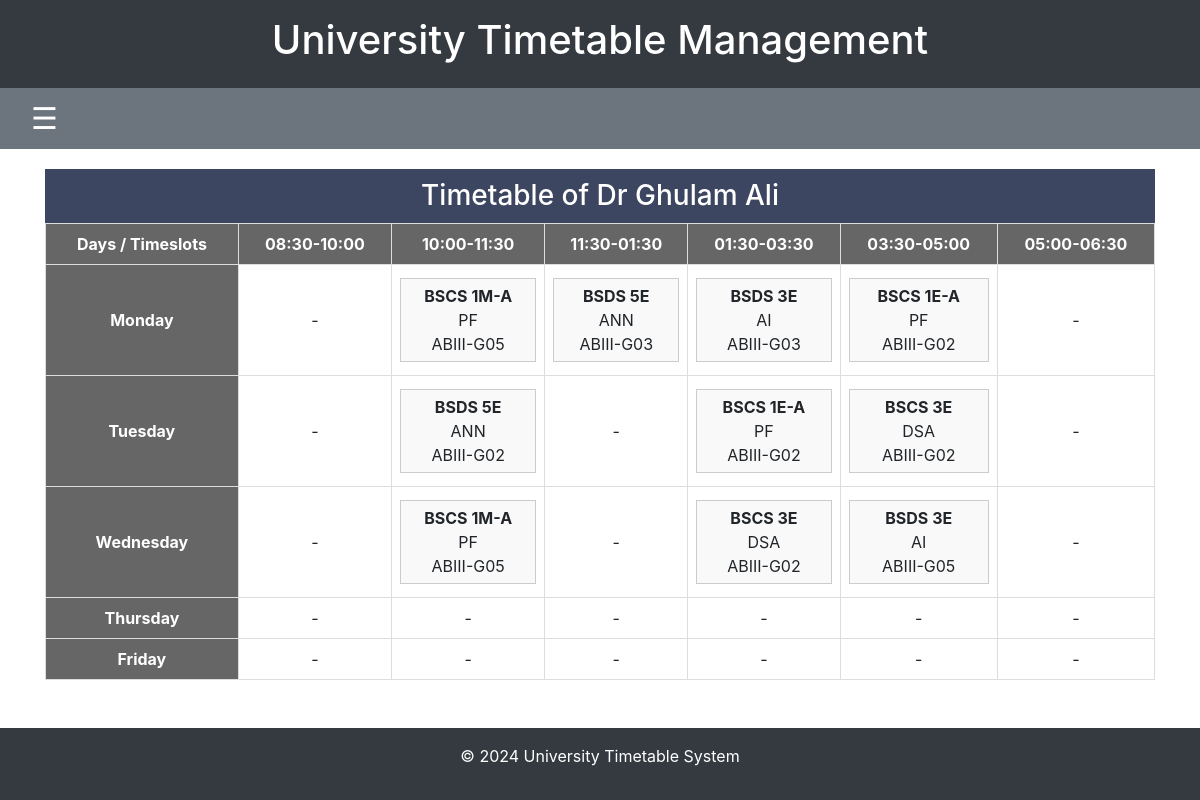
Page /teacher/timetable/2/ on the committed database.
### timetable/models.py (models this page shows, shortened)
class Teacher(models.Model):
    name = models.CharField(max_length=100)
    phone_number = models.CharField(max_length=12, null=True, blank=True)  # Phone number can be null
    gmail = models.EmailField(null=True, blank=True)  # Gmail field is optional

class Timeslot(models.Model):
    slot = models.CharField(max_length=20)
    category = models.CharField(max_length=20, null=True, blank=True)
    shift = models.ForeignKey(Shift, on_delete=models.CASCADE)  # New shift field

class Day(models.Model):
    name = models.CharField(max_length=10)

class Course(models.Model):
    course_code = models.CharField(max_length=20)
    short_name = models.CharField(max_length=100)
    full_name = models.CharField(max_length=200)
    credit_hours = models.CharField(max_length=200)
    lab_crh = models.IntegerField(default=0)  # New field for lab credit hours
    pre_req = models.CharField(max_length=200, blank=True, null=True)  # New field for prerequisites
    category = models.CharField(max_length=100)

class Room(models.Model):
    name = models.CharField(max_length=10)

### timetable/views.py (the view)
# urls.py: path('teacher/timetable/<int:teacher_id>/', views.teacher_timetable_view, name='teacher_timetable'),
def teacher_timetable_view(request, teacher_id):
    selected_teacher = Teacher.objects.get(id=teacher_id)
    days = Day.objects.all()
    timeslots = Timeslot.objects.all()
    timetable_data = []
    for day in days:
        day_row = {'day': day.name, 'slots': []}
        for timeslot in timeslots:
            schedules = Schedule.objects.filter(course_assignment__teacher_id=teacher_id, day=day, timeslot=timeslot)
            if schedules.exists():
                schedule_info = []
                for schedule in schedules:
                    course_name = schedule.course_assignment.course.short_name
                    if schedule.course_assignment.type == 'Lab':
                        course_name += " LAB"
                    schedule_info.append({
                        'room_name': schedule.room.name,
                        'course_name': course_name,
                        'class_name': f"{schedule.course_assignment.class_assigned.name} {schedule.course_assignment.class_assigned.semester.name}{schedule.course_assignment.class_assigned.section}"
                    })
                day_row['slots'].append(schedule_info)
            else:
                day_row['slots'].append([])  # Empty slot
        timetable_data.append(day_row)
    context = {
        'selected_teacher': selected_teacher,
        'days': days,
        'timeslots': timeslots,
        'timetable_data': timetable_data
    }
    return render(request, 'timetable/teacher_timetable.html', context)

### timetable/templates/timetable/teacher_timetable.html (shortened to what this page needs)
{% extends 'timetable/base.html' %}
{% block content %}
<h3 class="day-bar text-center">Timetable of {{ selected_teacher.name }}</h3>
<table class="timetable-table">
    <thead>
        <tr>
            <th>Days / Timeslots</th>
            {% for timeslot in timeslots %}
                <th>{{ timeslot.slot }}</th>
            {% endfor %}
        </tr>
    </thead>
    <tbody>
        {% for day_row in timetable_data %}
        <tr>
            <td class="room-cell">{{ day_row.day }}</td>
            {% for slot in day_row.slots %}
                <td>
                    {% if slot %}
                        {% for entry in slot %}
                            <div class="schedule-info">
                                <strong>{{ entry.class_name }}</strong><br>
                                {{ entry.course_name }}<br>
                                {{ entry.room_name }}
                            </div>
                        {% endfor %}
                    {% else %}
                        -
                    {% endif %}
                </td>
            {% endfor %}
        </tr>
        {% endfor %}
    </tbody>
</table>
{% endblock %}

### timetable/static/css/styles.css (style rules this page uses)
html, body { height: 100%; margin: 0; display: flex; flex-direction: column; }

### timetable/templates/timetable/base.html (style rules this page uses)
html, body { height: 100%; margin: 0; padding: 0; }

### timetable/templates/timetable/teacher_timetable.html (style rules this page uses)
.timetable-table { width: 100%; border-collapse: collapse; margin-bottom: 20px; }
.timetable-table th, .timetable-table td { border: 1px solid #ddd; padding: 8px; text-align: center; }
h3.day-bar { background-color: #3c4660; color: #ffffff; margin-bottom: 0; padding: 10px; }
.timetable-table th { background-color: #666666; color: #ffffff; }
.room-cell { font-weight: bold; background-color: #666666; color: #ffffff; }
.schedule-info { margin: 5px 0; padding: 5px; border: 1px solid #ccc; background-color: #f9f9f9; }

### rows in the picture
Teacher: name "Dr Ghulam Ali"
Timeslot: slot "08:30-10:00"
Timeslot: slot "10:00-11:30"
Timeslot: slot "11:30-01:30"
Timeslot: slot "01:30-03:30"
Timeslot: slot "03:30-05:00"
Timeslot: slot "05:00-06:30"
Day: day "Monday"
Course: course_name "PF" "PF" "PF" "PF"
Room: room_name "ABIII-G05" "ABIII-G05" "ABIII-G05"
Course: course_name "ANN" "ANN"
Room: room_name "ABIII-G03" "ABIII-G03"
Course: course_name "AI" "AI"
Room: room_name "ABIII-G02" "ABIII-G02" "ABIII-G02" "ABIII-G02" "ABIII-G02"
Day: day "Tuesday"
Course: course_name "DSA" "DSA"
Day: day "Wednesday"
Day: day "Thursday"
Day: day "Friday"

### other values in the picture
{{ entry.class_name }} "BSCS 1M-A" "BSDS 5E" "BSDS 3E" "BSCS 1E-A" "BSDS 5E" "BSCS 1E-A" "BSCS 3E" "BSCS 1M-A" "BSCS 3E" "BSDS 3E"
